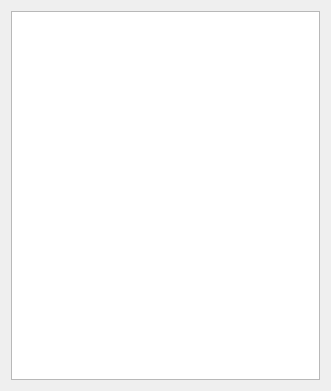
<?xml version="1.0" encoding="UTF-8"?>
<ui version="4.0">
 <class>VerForm</class>
 <widget class="QWidget" name="VerForm">
  <property name="geometry">
   <rect>
    <x>0</x>
    <y>0</y>
    <width>331</width>
    <height>391</height>
   </rect>
  </property>
  <property name="windowTitle">
   <string>Form</string>
  </property>
  <layout class="QVBoxLayout" name="verticalLayout">
   <item>
    <widget class="QListWidget" name="listWidget"/>
   </item>
  </layout>
 </widget>
 <resources/>
 <connections/>
</ui>
